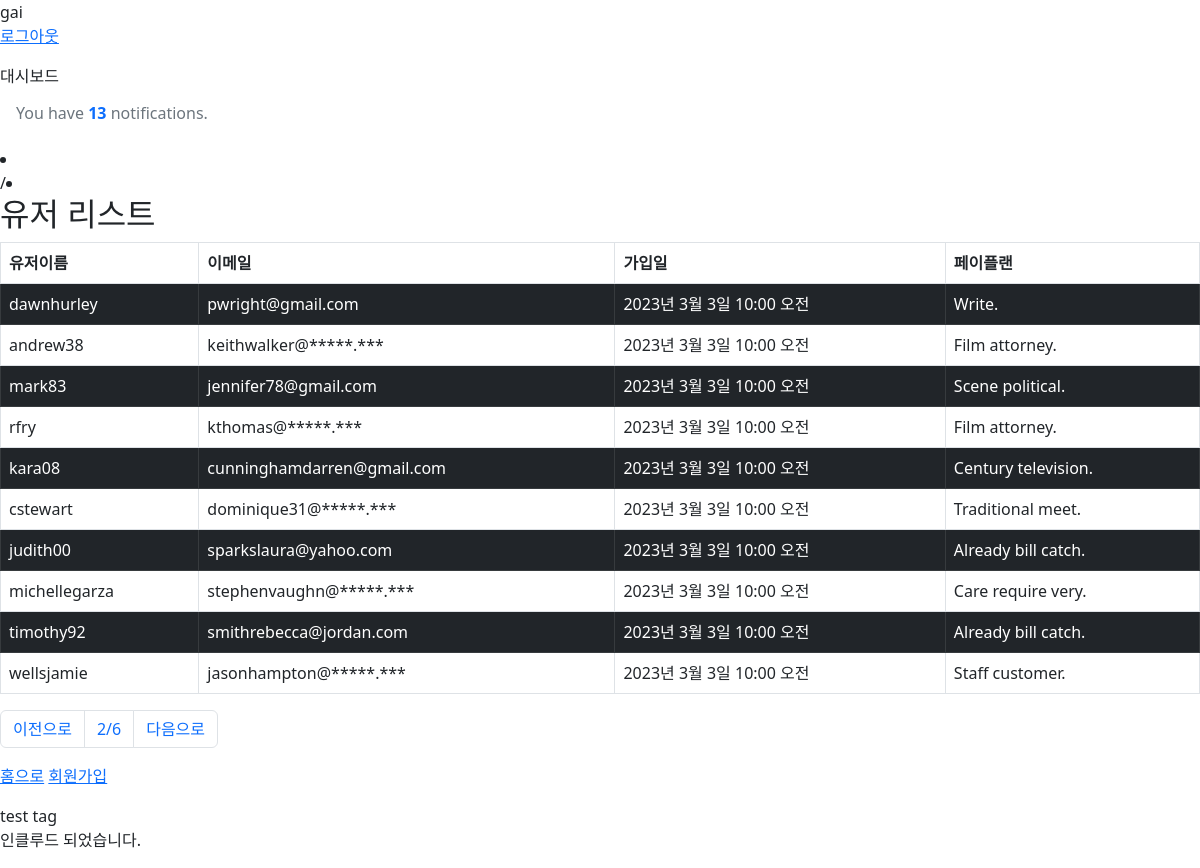
Page /list/?p=2 (signed in) on the committed database.
### shortener/models.py (models this page shows)
class Users(AbstractUser):
    full_name = models.CharField(max_length=100, null=True)
    pay_plan = models.ForeignKey(PayPlan, on_delete=models.DO_NOTHING, null=True)

class PayPlan(models.Model):
    name = models.CharField(max_length=20)
    price = models.IntegerField()
    updated_at = models.DateTimeField(auto_now=True) # update time
    create_at = models.DateTimeField(auto_now_add=True) # create time once

### shortener/views.py (the view)
# urls.py: path('list/', list_view, name="list_view"),
@login_required
def list_view(request):
    page = int(request.GET.get("p",1)) # if p does not exist : 1
    print(request.GET) # <QueryDict: {'p': ['2']}>
    users = Users.objects.all().order_by('-id') # ORM
    paginator = Paginator(users, 10) # 10 users per each page
    print(paginator) # <django.core.paginator.Paginator object at 0x000001C926623130>
    users = paginator.get_page(page) # input 10 users in page. returns page
    print(users) # <Page 2 of 6>
    return render(request, "boards.html", {"users":users})

### shortener/templatetags/custom_tags.py (called while the page is built)
@register.filter(name="email_ma")
def email_masker(value, arg=None):
    email_split = value.split("@")
    print(arg)
    return f"{email_split[0]}@*****.***" if arg %2 == 0 else value

@register.simple_tag(name="test_tags", takes_context=True)
def test_tags(context): # Page containing information in 'context'
    for c in context: # 'for' loop makes rendering slow
        i = 1
        print(c, " ", i)
        i += 1
    tag_html = "<span>test tag</span>"
    return mark_safe(tag_html) # this tag is trustworty.

### templates/boards.html (shortened to what this page needs)
{% extends "base.html" %}
{% block content %}
{% load custom_tags %}
    <h2>유저 리스트</h2>
    <table class="table table-bordered">
        <thead>
            <th>유저이름</th>
            <th>이메일</th>
            <th>가입일</th>
            <th>페이플랜</th>
        </thead>
        {% for u in users %}
        <tr class={% cycle "table-dark" "" %}>
            <td>{{ u.username }}</td>
            <td>{{ u.email|email_ma:u.id }}</td>
            <td>{{ u.date_joined }}</td>
            <td>{{ u.pay_plan.name }}</td>
        </tr>
        {% endfor %}
    </table>
    <nav aria-label="Page navigation example">
        <ul class="pagination">
            {% if users.has_previous %}
            <li class="page-item">
                <a class="page-link" href="?p={{users.previous_page_number}}">이전으로</a>
            </li>
            {% else %}
            <li class="page-item">
                <a class="page-link" href="#">이전으로</a>
            </li>
            {% endif %}
            <li class="page-item">
                <a class="page-link" href="#">{{ users.number }}/{{ users.paginator.num_pages }}</a>
            </li>
            {% if users.has_next %}
            <li class="page-item">
                <a class="page-link" href="?p={{users.next_page_number}}">다음으로</a>
            </li>
            {% else %}
            <li class="page-item">
                <a class="page-link" href="#">이전으로</a>
            </li>
            {% endif %}
        </ul>
    </nav>
    <p>
        <a href="{% url 'index' %}">홈으로</a>
        <a href="{% url 'register' %}">회원가입</a>
    </p>
    {% test_tags %}
    {% include "include_text.html" %}
{% endblock %}

### templates/base.html (shortened to what this page needs)
<!DOCTYPE html>
<html lang="en">
    <head>
        <link href="https://cdn.jsdelivr.net/npm/bootstrap@5.2.3/dist/css/bootstrap.min.css" rel="stylesheet">
    </head>
<body>
    {{ user.username }} <br>
    {% if user.is_authenticated %}
    <p><a href="{% url 'logout' %}">로그아웃</a></p>
    {% else %}
    <p><a href="{% url 'login' %}">로그인</a></p>
    <p><a href="{% url 'register' %}">회원가입</a></p>
    {% endif %}
    {% include 'includes/nav.html' %}
    {% include 'includes/top_nav.html' %}
    <li class="breadcrumb-item"><a href="#">{% block main_breadscumb %}{% endblock %}</a></li>
    <li class="breadcrumb-item active">{% block sub_breadscumb %}{% endblock %}</li>
    {% block content %}
    {% endblock %}
</body>
</html>

### rows in the picture
Users: username "gai", username "test tag"
Users: username "dawnhurley", email|email_ma "pwright@gmail.com", date_joined "2023년 3월 3일 10:00 오전", pay_plan.name "Write."
Users: username "andrew38", email|email_ma "keithwalker@*****.***", date_joined "2023년 3월 3일 10:00 오전", pay_plan.name "Film attorney."
Users: username "mark83", email|email_ma "jennifer78@gmail.com", date_joined "2023년 3월 3일 10:00 오전", pay_plan.name "Scene political."
Users: username "rfry", email|email_ma "kthomas@*****.***", date_joined "2023년 3월 3일 10:00 오전", pay_plan.name "Film attorney."
Users: username "kara08", email|email_ma "cunninghamdarren@gmail.com", date_joined "2023년 3월 3일 10:00 오전", pay_plan.name "Century television."
Users: username "cstewart", email|email_ma "dominique31@*****.***", date_joined "2023년 3월 3일 10:00 오전", pay_plan.name "Traditional meet."
Users: username "judith00", email|email_ma "sparkslaura@yahoo.com", date_joined "2023년 3월 3일 10:00 오전", pay_plan.name "Already bill catch."
Users: username "michellegarza", email|email_ma "stephenvaughn@*****.***", date_joined "2023년 3월 3일 10:00 오전", pay_plan.name "Care require very."
Users: username "timothy92", email|email_ma "smithrebecca@jordan.com", date_joined "2023년 3월 3일 10:00 오전", pay_plan.name "Already bill catch."
Users: username "wellsjamie", email|email_ma "jasonhampton@*****.***", date_joined "2023년 3월 3일 10:00 오전", pay_plan.name "Staff customer."

### other values in the picture
{{ users.number }} "2"
{{ users.paginator.num_pages }} "6"
